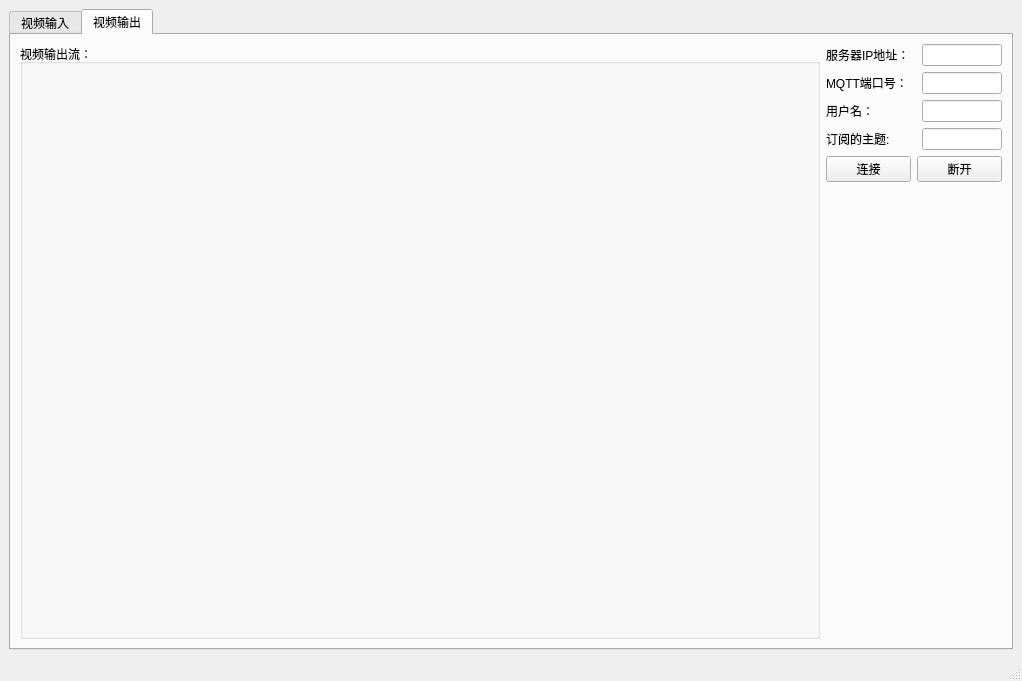
<?xml version="1.0" encoding="UTF-8"?>
<ui version="4.0">
 <class>MainWindow</class>
 <widget class="QMainWindow" name="MainWindow">
  <property name="geometry">
   <rect>
    <x>0</x>
    <y>0</y>
    <width>1022</width>
    <height>681</height>
   </rect>
  </property>
  <property name="windowTitle">
   <string>MainWindow</string>
  </property>
  <widget class="QWidget" name="centralwidget">
   <layout class="QGridLayout" name="gridLayout">
    <item row="0" column="1">
     <widget class="QTabWidget" name="tabWidget">
      <property name="currentIndex">
       <number>1</number>
      </property>
      <widget class="QWidget" name="tab">
       <attribute name="title">
        <string>视频输入</string>
       </attribute>
       <layout class="QHBoxLayout" name="horizontalLayout_6">
        <item>
         <widget class="QGroupBox" name="groupBox">
          <property name="minimumSize">
           <size>
            <width>800</width>
            <height>0</height>
           </size>
          </property>
          <property name="title">
           <string>视频输入流：</string>
          </property>
          <layout class="QGridLayout" name="gridLayout_2">
           <item row="0" column="0">
            <widget class="QWidget" name="widget" native="true">
             <property name="enabled">
              <bool>true</bool>
             </property>
            </widget>
           </item>
          </layout>
         </widget>
        </item>
        <item>
         <layout class="QVBoxLayout" name="verticalLayout_2">
          <item>
           <layout class="QVBoxLayout" name="verticalLayout">
            <item>
             <layout class="QHBoxLayout" name="horizontalLayout">
              <item>
               <widget class="QLabel" name="label">
                <property name="text">
                 <string>服务器IP地址：</string>
                </property>
               </widget>
              </item>
              <item>
               <widget class="QLineEdit" name="lineEdit">
                <property name="minimumSize">
                 <size>
                  <width>80</width>
                  <height>0</height>
                 </size>
                </property>
                <property name="maximumSize">
                 <size>
                  <width>80</width>
                  <height>16777215</height>
                 </size>
                </property>
               </widget>
              </item>
             </layout>
            </item>
            <item>
             <layout class="QHBoxLayout" name="horizontalLayout_2">
              <item>
               <widget class="QLabel" name="label_2">
                <property name="text">
                 <string>MQTT端口号：</string>
                </property>
               </widget>
              </item>
              <item>
               <widget class="QLineEdit" name="lineEdit_2">
                <property name="minimumSize">
                 <size>
                  <width>80</width>
                  <height>0</height>
                 </size>
                </property>
                <property name="maximumSize">
                 <size>
                  <width>80</width>
                  <height>16777215</height>
                 </size>
                </property>
               </widget>
              </item>
             </layout>
            </item>
            <item>
             <layout class="QHBoxLayout" name="horizontalLayout_11">
              <item>
               <widget class="QLabel" name="label_8">
                <property name="text">
                 <string>用户名：</string>
                </property>
               </widget>
              </item>
              <item>
               <widget class="QLineEdit" name="lineEdit_7">
                <property name="minimumSize">
                 <size>
                  <width>80</width>
                  <height>0</height>
                 </size>
                </property>
                <property name="maximumSize">
                 <size>
                  <width>80</width>
                  <height>16777215</height>
                 </size>
                </property>
               </widget>
              </item>
             </layout>
            </item>
            <item>
             <layout class="QHBoxLayout" name="horizontalLayout_3">
              <item>
               <widget class="QLabel" name="label_3">
                <property name="text">
                 <string>订阅的主题:</string>
                </property>
               </widget>
              </item>
              <item>
               <widget class="QLineEdit" name="lineEdit_3">
                <property name="minimumSize">
                 <size>
                  <width>80</width>
                  <height>0</height>
                 </size>
                </property>
                <property name="maximumSize">
                 <size>
                  <width>80</width>
                  <height>16777215</height>
                 </size>
                </property>
               </widget>
              </item>
             </layout>
            </item>
           </layout>
          </item>
          <item>
           <layout class="QHBoxLayout" name="horizontalLayout_4">
            <item>
             <widget class="QPushButton" name="pushButton">
              <property name="text">
               <string>连接</string>
              </property>
             </widget>
            </item>
            <item>
             <widget class="QPushButton" name="pushButton_2">
              <property name="text">
               <string>断开</string>
              </property>
             </widget>
            </item>
           </layout>
          </item>
          <item>
           <layout class="QHBoxLayout" name="horizontalLayout_5">
            <item>
             <widget class="QLabel" name="label_4">
              <property name="text">
               <string>选择摄像头：</string>
              </property>
             </widget>
            </item>
            <item>
             <widget class="QComboBox" name="comboBox"/>
            </item>
           </layout>
          </item>
          <item>
           <widget class="QGroupBox" name="groupBox_2">
            <property name="title">
             <string>日志：</string>
            </property>
            <layout class="QGridLayout" name="gridLayout_3">
             <item row="0" column="0">
              <widget class="QTextEdit" name="textEdit"/>
             </item>
            </layout>
           </widget>
          </item>
         </layout>
        </item>
       </layout>
      </widget>
      <widget class="QWidget" name="tab_2">
       <attribute name="title">
        <string>视频输出</string>
       </attribute>
       <layout class="QHBoxLayout" name="horizontalLayout_12">
        <item>
         <widget class="QGroupBox" name="groupBox_4">
          <property name="minimumSize">
           <size>
            <width>800</width>
            <height>0</height>
           </size>
          </property>
          <property name="title">
           <string>视频输出流：</string>
          </property>
          <layout class="QGridLayout" name="gridLayout_5">
           <item row="0" column="1">
            <widget class="QLabel" name="label_10">
             <property name="text">
              <string/>
             </property>
            </widget>
           </item>
          </layout>
         </widget>
        </item>
        <item>
         <layout class="QVBoxLayout" name="verticalLayout_3">
          <item>
           <layout class="QVBoxLayout" name="verticalLayout_4">
            <item>
             <layout class="QHBoxLayout" name="horizontalLayout_7">
              <item>
               <widget class="QLabel" name="label_5">
                <property name="text">
                 <string>服务器IP地址：</string>
                </property>
               </widget>
              </item>
              <item>
               <widget class="QLineEdit" name="lineEdit_4">
                <property name="minimumSize">
                 <size>
                  <width>80</width>
                  <height>0</height>
                 </size>
                </property>
                <property name="maximumSize">
                 <size>
                  <width>80</width>
                  <height>16777215</height>
                 </size>
                </property>
               </widget>
              </item>
             </layout>
            </item>
            <item>
             <layout class="QHBoxLayout" name="horizontalLayout_8">
              <item>
               <widget class="QLabel" name="label_6">
                <property name="text">
                 <string>MQTT端口号：</string>
                </property>
               </widget>
              </item>
              <item>
               <widget class="QLineEdit" name="lineEdit_5">
                <property name="minimumSize">
                 <size>
                  <width>80</width>
                  <height>0</height>
                 </size>
                </property>
                <property name="maximumSize">
                 <size>
                  <width>80</width>
                  <height>16777215</height>
                 </size>
                </property>
               </widget>
              </item>
             </layout>
            </item>
            <item>
             <layout class="QHBoxLayout" name="horizontalLayout_13">
              <item>
               <widget class="QLabel" name="label_9">
                <property name="text">
                 <string>用户名：</string>
                </property>
               </widget>
              </item>
              <item>
               <widget class="QLineEdit" name="lineEdit_8">
                <property name="minimumSize">
                 <size>
                  <width>80</width>
                  <height>0</height>
                 </size>
                </property>
                <property name="maximumSize">
                 <size>
                  <width>80</width>
                  <height>16777215</height>
                 </size>
                </property>
               </widget>
              </item>
             </layout>
            </item>
            <item>
             <layout class="QHBoxLayout" name="horizontalLayout_9">
              <item>
               <widget class="QLabel" name="label_7">
                <property name="text">
                 <string>订阅的主题:</string>
                </property>
               </widget>
              </item>
              <item>
               <widget class="QLineEdit" name="lineEdit_6">
                <property name="minimumSize">
                 <size>
                  <width>80</width>
                  <height>0</height>
                 </size>
                </property>
                <property name="maximumSize">
                 <size>
                  <width>80</width>
                  <height>16777215</height>
                 </size>
                </property>
               </widget>
              </item>
             </layout>
            </item>
           </layout>
          </item>
          <item>
           <layout class="QHBoxLayout" name="horizontalLayout_10">
            <item>
             <widget class="QPushButton" name="pushButton_3">
              <property name="text">
               <string>连接</string>
              </property>
             </widget>
            </item>
            <item>
             <widget class="QPushButton" name="pushButton_4">
              <property name="text">
               <string>断开</string>
              </property>
             </widget>
            </item>
           </layout>
          </item>
          <item>
           <spacer name="verticalSpacer">
            <property name="orientation">
             <enum>Qt::Vertical</enum>
            </property>
            <property name="sizeHint" stdset="0">
             <size>
              <width>20</width>
              <height>40</height>
             </size>
            </property>
           </spacer>
          </item>
         </layout>
        </item>
       </layout>
      </widget>
     </widget>
    </item>
   </layout>
  </widget>
  <widget class="QMenuBar" name="menubar">
   <property name="geometry">
    <rect>
     <x>0</x>
     <y>0</y>
     <width>1022</width>
     <height>21</height>
    </rect>
   </property>
  </widget>
  <widget class="QStatusBar" name="statusbar"/>
 </widget>
 <resources/>
 <connections/>
</ui>
